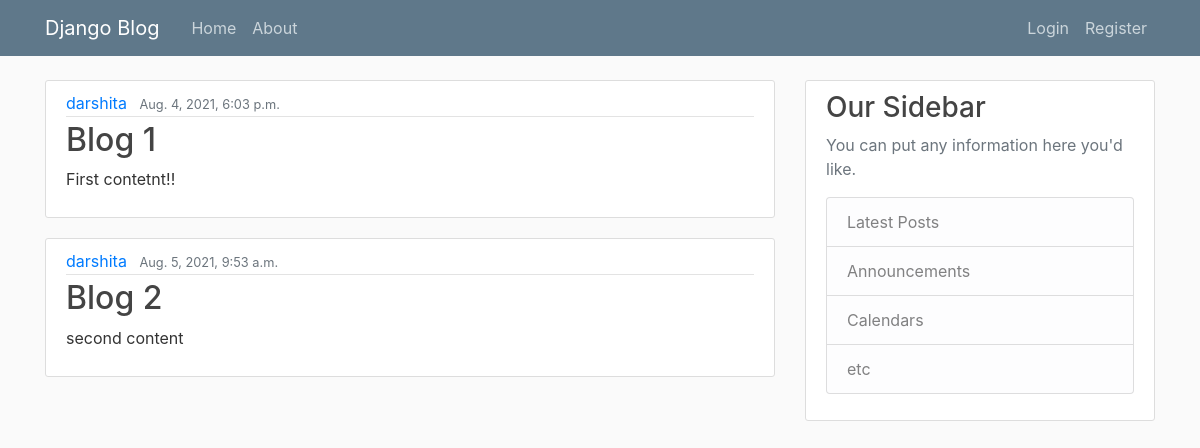
/blog/, run on an earlier commit of the app's database.
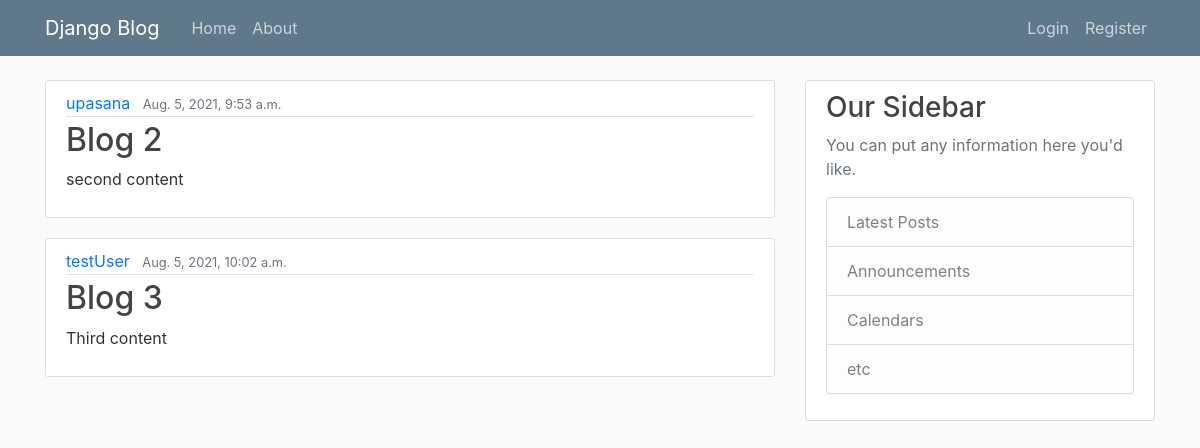
And on a later commit of the database.
### blog/models.py (models this page shows, shortened)
class Post(models.Model):
    title=models.CharField(max_length=255)
    content=models.TextField()
    date_posted=models.DateTimeField(default=timezone.now)
    author=models.ForeignKey(User,on_delete=models.CASCADE)

### blog/views.py (the view)
# urls.py: path("",PostListView.as_view(),name="blog-home"),
class PostListView(ListView):
    model=Post
    template_name='blog/home.html'
    context_object_name='posts'
    ordering=['date_posted']
    paginate_by=2

### blog/templates/blog/home.html
{% extends "blog/base.html"%}
{% block content %}
    {% for post in posts %}
    <article class="media content-section">
        <div class="media-body">
          <div class="article-metadata">
            <a class="mr-2" href="#">{{ post.author }}</a>
            <small class="text-muted">{{ post.date_posted }}</small>
          </div>
          <h2><a class="article-title" href="#">{{ post.title }}</a></h2>
          <p class="article-content">{{ post.content }}</p>
        </div>
      </article>
    {% endfor %}
{% endblock %}

What changed in the data, as far as the page shows it:
removed Post: author "darshita", date_posted "Aug. 4, 2021, 6:03 p.m.", title "Blog 1", content "First contetnt!!"
changed Post "Blog 2": author "darshita" → "upasana"
now on this page (row edited): Post: author "testUser", date_posted "Aug. 5, 2021, 10:02 a.m.", title "Blog 3", content "Third content"
